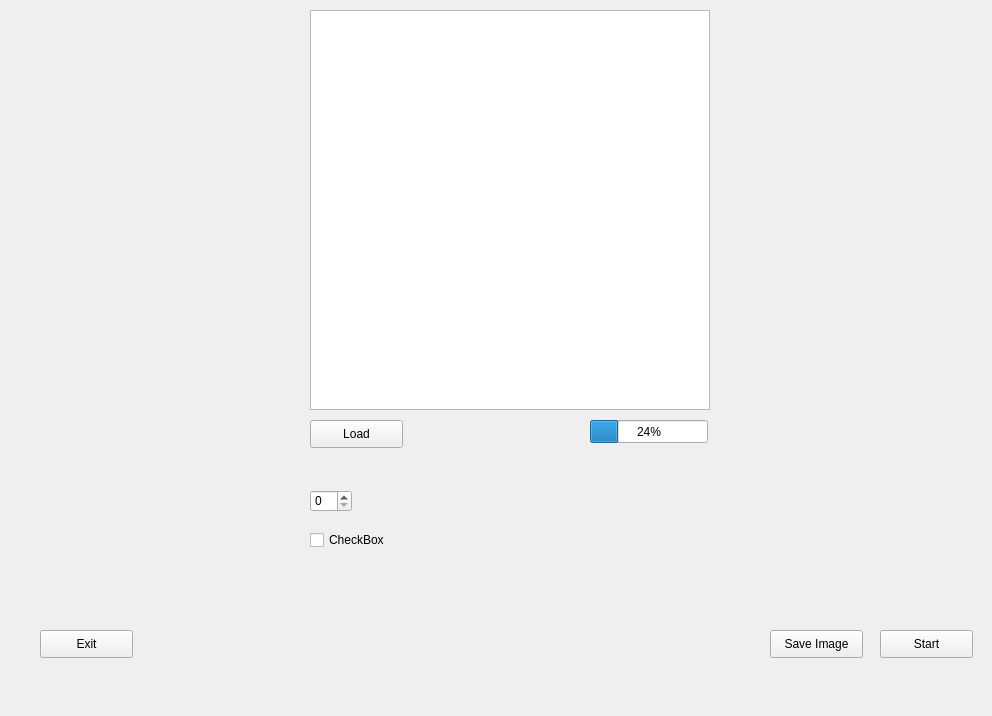
<?xml version="1.0" encoding="UTF-8"?>
<ui version="4.0">
 <class>MainWindow</class>
 <widget class="QMainWindow" name="MainWindow">
  <property name="geometry">
   <rect>
    <x>0</x>
    <y>0</y>
    <width>992</width>
    <height>716</height>
   </rect>
  </property>
  <property name="windowTitle">
   <string>Raytracer_COSIG</string>
  </property>
  <widget class="QWidget" name="centralwidget">
   <widget class="QPushButton" name="start_btn">
    <property name="geometry">
     <rect>
      <x>880</x>
      <y>630</y>
      <width>93</width>
      <height>28</height>
     </rect>
    </property>
    <property name="text">
     <string>Start</string>
    </property>
   </widget>
   <widget class="QPushButton" name="load_btn">
    <property name="geometry">
     <rect>
      <x>310</x>
      <y>420</y>
      <width>93</width>
      <height>28</height>
     </rect>
    </property>
    <property name="text">
     <string>Load</string>
    </property>
   </widget>
   <widget class="QGraphicsView" name="image_container">
    <property name="geometry">
     <rect>
      <x>310</x>
      <y>10</y>
      <width>400</width>
      <height>400</height>
     </rect>
    </property>
   </widget>
   <widget class="QSpinBox" name="spinBox">
    <property name="geometry">
     <rect>
      <x>310</x>
      <y>490</y>
      <width>42</width>
      <height>22</height>
     </rect>
    </property>
   </widget>
   <widget class="QPushButton" name="exit_btn_2">
    <property name="geometry">
     <rect>
      <x>770</x>
      <y>630</y>
      <width>93</width>
      <height>28</height>
     </rect>
    </property>
    <property name="text">
     <string>Save Image</string>
    </property>
   </widget>
   <widget class="QPushButton" name="exit_btn">
    <property name="geometry">
     <rect>
      <x>40</x>
      <y>630</y>
      <width>93</width>
      <height>28</height>
     </rect>
    </property>
    <property name="text">
     <string>Exit</string>
    </property>
   </widget>
   <widget class="QProgressBar" name="progressBar">
    <property name="geometry">
     <rect>
      <x>590</x>
      <y>420</y>
      <width>118</width>
      <height>23</height>
     </rect>
    </property>
    <property name="value">
     <number>24</number>
    </property>
   </widget>
   <widget class="QCheckBox" name="checkBox">
    <property name="geometry">
     <rect>
      <x>310</x>
      <y>530</y>
      <width>81</width>
      <height>20</height>
     </rect>
    </property>
    <property name="text">
     <string>CheckBox</string>
    </property>
   </widget>
  </widget>
 </widget>
 <resources/>
 <connections/>
</ui>
